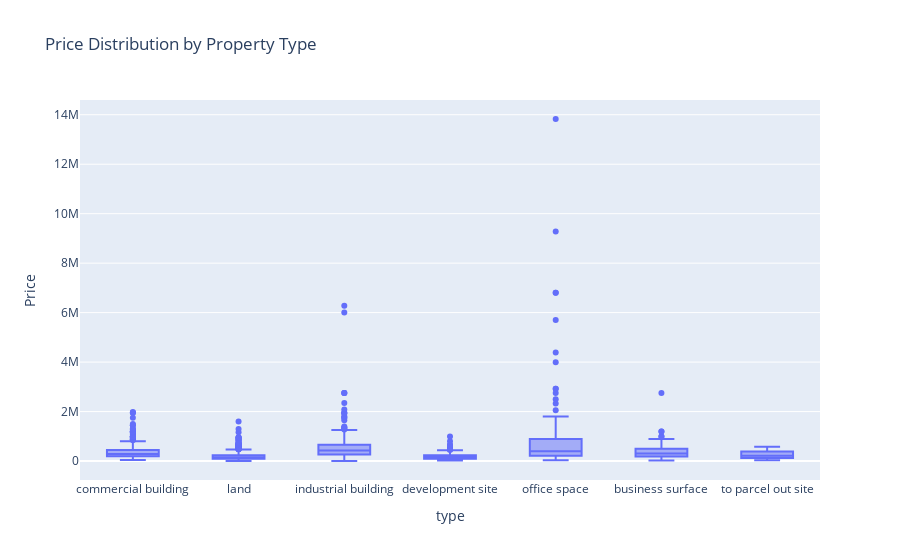

Notebook cell for this chart:
### Code cell
# Outliers Describe price by type
fig = px.box(property_df, x='type', y='Price',
             title='Price Distribution by Property Type')
fig.show()


# Show top 10 highest prices in each type
property_df[property_df['type'].isin(['industrial building','office space'])] \
    .sort_values('Price', ascending=False).head()

### Figure 1 — Plotly figure (JSON) as saved in the notebook; plotly's stock layout.template omitted (floating-point values rounded to 4 significant figures; data arrays with more than 128 entries replaced by an {"elided": "..."} marker saying what was removed)
{"data": [{"alignmentgroup": "True", "hovertemplate": "type=%{x}<br>Price=%{y}<extra></extra>", "legendgroup": "", "marker": {"color": "#636efa"}, "name": "", "notched": false, "offsetgroup": "", "orientation": "v", "showlegend": false, "type": "box", "x": {"elided": "1832 str values"}, "x0": " ", "xaxis": "x", "y": {"elided": "1832 float values"}, "y0": " ", "yaxis": "y"}], "layout": {"boxmode": "group", "legend": {"tracegroupgap": 0}, "title": {"text": "Price Distribution by Property Type"}, "xaxis": {"anchor": "y", "domain": [0, 1], "title": {"text": "type"}}, "yaxis": {"anchor": "x", "domain": [0, 1], "title": {"text": "Price"}}}}
